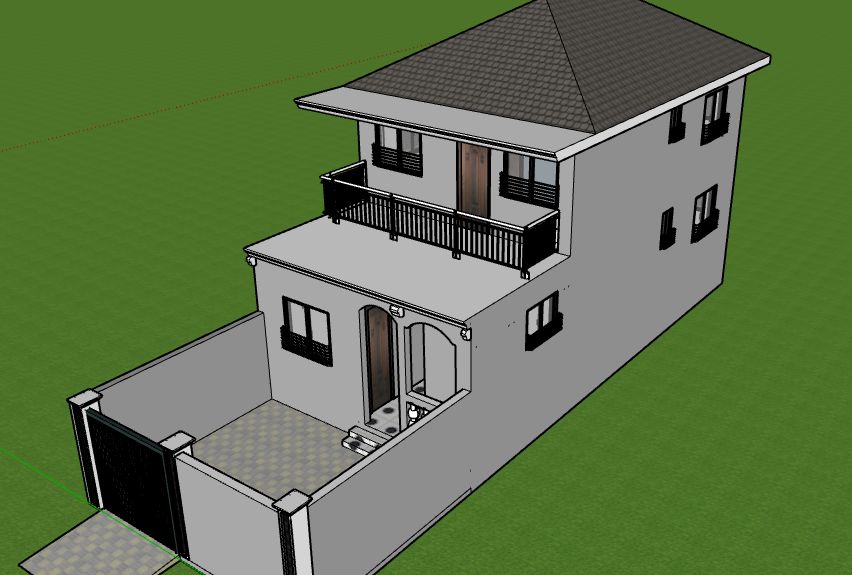
#> input picture Annotation 2023-03-23 110010.png, 852 x 575 px
$ python 'displaying image.py'
#> lines starting #> are read from the running program, lines starting #| are printed output that depends on the picture
import cv2

# 1: upload the image
img = cv2.imread('Annotation 2023-03-23 110010.png', 1)
#> img is the input picture: shape (575, 852, 3); mean B, G, R 75.8, 115.5, 95.5
# in sawirka aan yareeno, weeneenana. width, height
# imgWithResizeHW = cv2.resize(img, (500,400))

#resize the image using: x and y
# fx: 0.5 hadaan kadhigo geeska bidix ayuu image ka kudhagaa...
imgWithFxandFy = cv2.resize(img, (0,0), fx=1, fy = 1)

# rotate the image..
rotateImage = cv2.rotate(img, cv2.ROTATE_90_CLOCKWISE)
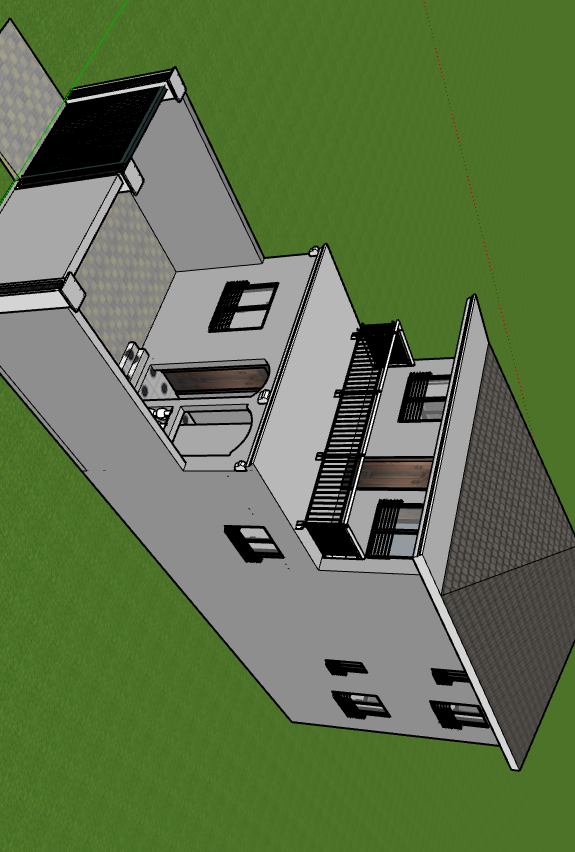
#> rotateImage: shape (852, 575, 3); mean B, G, R 75.8, 115.5, 95.5

# copying the image to new imge file..
cv2.imwrite('new_image.png', rotateImage)

# sawirkaani waa kii la rotate gareeye
cv2.imshow('Rotated Image', rotateImage)
# kana waa kii asalka ahaa.
cv2.imshow("Normal Image", img)

cv2.waitKey(0)
cv2.destroyAllWindows()
